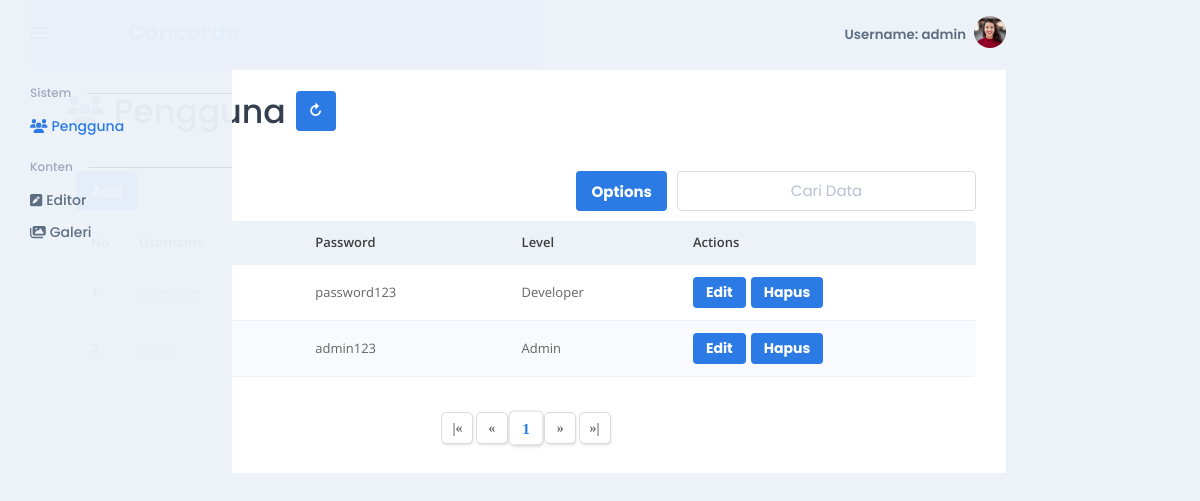
The app's page /menus/pengguna/php/pengguna.php?page=1 (signed in) with its own data.
### tables this page shows
CREATE TABLE `users` (
  `ID` smallint(11) NOT NULL,
  `Username` varchar(50) NOT NULL,
  `Password` varchar(70) NOT NULL,
  `Level` varchar(50) NOT NULL
);

### menus/pengguna/php/pengguna.php (the view, shortened to what this page needs)
<?php include "../../templates/header.php";?>
<div class = "developer-original-pagination-container">
    <div class="d-flex align-items-center mb-4"><span class="fas fa-users" style="font-size: 30px;"></span><h2 style="margin: 2px 10px 0px 10px;">Pengguna</h2><abbr title="Refresh Page"><a href = "pengguna.php?page=1"><button class = "refresh">&#8635;</button></a></abbr></div>
    <?php
        $table = "users";
        $autostructure = true;
        $tablehead = ['Username', 'Password', 'Level'];
        $tablebody = ['Username', 'Password', 'Level'];
        $crud = "pengguna-form.php"; echo "<script>let crud = '$crud';</script>";
        $url = "pengguna.php?"; echo "<script>let pageURL = '$url';</script>";
        $session = false;
        $configuration = 10;
        $center = 2;
        $search = null;
        $searchvalue = null;
        $sortvalue = null;
        $filtervalue = null;
        $datevalue = null;
        $syntax = null;
        $die = 0;
        $page = $_GET['page']; echo "<script>let page = '$page';</script>";
        if($die == 0){
        $database = mysqli_query($conn, "SELECT * FROM $table $syntax");
        $no = 0;
        $noA = 0;
        $noB = $configuration;
        $noC = $center + $center + 1;
        $noD = $center + $center;
        $noE = $configuration;
        $noF = $configuration;
        $box = $configuration;
        $total = 0;
        $minimum = $page - $center;
        $maximum = $page + $center;
        $minimumdata = $page * $box;
        $maximumdata = $minimumdata + $box;
        $datas = [];
        $active = null;
        while($data = mysqli_fetch_array($database))
        {
            $noA++; $noF++;
            if($noF>=$minimumdata&&$noF<=$maximumdata){$datas[$noA] = $data;}
        }
        $noF = $noB - $noA; if($noF < $configuration){$total++;}
        for($i = 1; $i<$center + 1; $i++){$noC--; if($page==$i){$maximum=$page+$noC;}}
        for($i = 0; $i<$center; $i++){if($total-$i==$page){$minimum=$total-$noD;}}
        if($minimum<2){$minimum=1;}
        if($maximum>$total){$maximum=$total;}
        $prev = $page - 1;
        $next = $page + 1;
        if($prev<1){$prev=1;}
        if($next>$total){$next=$total;}
        $prev = "page=" . $prev;
        $next = "page=" . $next;
    ?>
    <div class = "developer-original-content">
        <div class = "buttons">
            <a href="<?= $crud ?>?page=<?= $page ?>&add<?= $searchvalue . $sortvalue . $filtervalue . $datevalue ?>" style="z-index: 2;"><input type = "button" value = "Add"></a>
            <div class = "systems" id = "SystemsButtons">
                <input type = "button" value = "Options" class = "buttonshowsystems">
                <input type = "text" maxlength = "20" placeholder="Cari Data" id = "searchfordata" class="search">
            </div>
        </div>
        <div class = "table">
            <div>
                <table style="border-radius:8px;">
                    <thead>
                        <tr>
                            <th>No</th>
                            <?php
                                if($autostructure == true){
                                    for($i=0; $i<count($tablehead); $i++)
                                    {
                                        echo "<th>" . $tablehead[$i] . "</th>";
                                    }
                                }
                                ?>
                            <?php
                                if($session == true)
                                {
                                    if(isset($_SESSION['admin']) && $_SESSION['admin'] == true)
                                    {
                                        echo "<th>Actions</th>";
                                    }
                                }
                                else
                                {
                                    echo "<th>Actions</th>";
                                }
                            ?>
                        </tr>
                    </thead>
                    <?php
                        if($noA > 0){
                        for($i = 0; $i < $noA; $i++)
                        { $no++; $noE++; if($noE<=$minimumdata){continue;} if($noE>$maximumdata){break;}
                    ?>
                    <tbody>
                        <tr <?php if($no % 2 == 0){echo "style='background:rgb(249, 250, 253);'";} ?>>
                            <td><?= $no ?></td>
                            <?php
                                if($autostructure == true){
                                    for($ii=0; $ii<count($tablebody); $ii++)
                                    {
                                        echo "<td>" . $datas[$no][$tablebody[$ii]] . "</td>";
                                    }
                                }
                                ?>
                            <?php
                                if($session == true)
                                {
                                    if(isset($_SESSION['Level']) && $_SESSION['Level'] == "Admin")
                                    {
                                        echo "<td><span><a href='$crud?edit&id=" . $datas[$no]['ID'] . "&page=$page" . $searchvalue . $sortvalue . $filtervalue . $datevalue . "'><button class = 'button-edit'>Edit</button></a><button class = 'button-hapus' data-id = '" . $datas[$no]['ID'] . "'>Hapus</button></span></td>";
                                    }
                                }
                                else
                                {
                                    echo "<td><span><a href='$crud?edit&id=" . $datas[$no]['ID'] . "&page=$page" . $searchvalue . $sortvalue . $filtervalue . $datevalue . "'><button class = 'button-edit'>Edit</button></a><button class = 'button-hapus' data-id = '" . $datas[$no]['ID'] . "'>Hapus</button></span></td>";
                                }
                            ?>
                        </tr>
                    </tbody>
                    <?php } ?>
                </table>
            </div>
        </div>
    </div>
    <div class = "pagination" id = "pagination">
        <div>
            <abbr title = "Ke halaman pertama"><a href = "<?= $url . "page=1" . $searchvalue . $sortvalue . $filtervalue . $datevalue ?>#pagination"><button class="paginator">|&laquo;</button></a></abbr>
            <abbr title = "Ke halaman sebelumnya"><a href = "<?= $url . $prev . $searchvalue . $sortvalue . $filtervalue . $datevalue ?>#pagination"><button class="paginator">&laquo;</button></a></abbr>
            <?php
                for($i = $minimum; $i <= $maximum; $i++)
                {
                    if($i == $page){$active = "active";}
            ?>
                    <a href = "<?= $url . "page=" . $i . $searchvalue . $sortvalue . $filtervalue . $datevalue ?>#pagination"><button class="<?= $active ?>"><?= $i ?></button></a>
            <?php } ?>
            <abbr title = "Ke halaman selanjutnya"><a href = "<?= $url . $next . $searchvalue . $sortvalue . $filtervalue . $datevalue ?>#pagination"><button class="paginator">&raquo;</button></a></abbr>
            <abbr title = "Ke halaman terakhir"><a href = "<?= $url . "page=" . $total . $searchvalue . $sortvalue . $filtervalue . $datevalue ?>#pagination"><button class="paginator">&raquo;|</button></a></abbr>
        </div>
    </div>
</div>
<?php
    if($no==0){echo "<script>window.location.href='" . $url . "page=1&search=$search&null';</script>";}}
    else{ echo "<tbody><tr id = 'no-data-tr'><td colspan = '0'>Tidak ada data</td></tr></tbody></table></div></div></div></div>"; }}
?>
</body>
</html>

### menus/pengguna/css/pagination.css (style rules this page uses)
:root { --colortheme:rgba(237, 242, 249); --colortheme-hover:rgb(230, 236, 244); --colortheme-button:rgba(44, 123, 229); --colortheme-button-hover:rgb(21, 104, 212); --border-radius-div:4px; --border-radius-input:4px; }

### menus/templates/header.php (style rules this page uses)
body { transform-origin: 0 0; overflow-x: hidden; }

### records on screen
users: Password "password123", Level "Developer"
users: Password "admin123", Level "Admin"

### other values on screen
$_SESSION['Username'] "admin"
$tablehead[$i] "Password"
$tablehead[$i] "Level"
